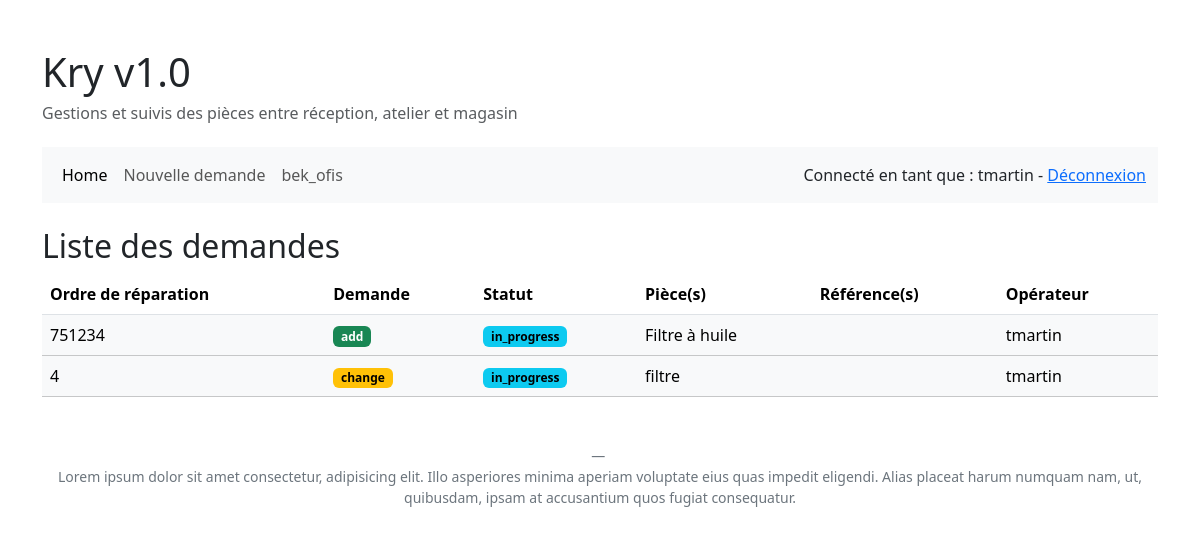
Screenshot of /index.php (signed in) with the database file from the repository.
### tables this page shows
CREATE TABLE `demandes_pieces` (
  `id` int(11) NOT NULL,
  `ordre_reparation` int(11) NOT NULL,
  `demande` varchar(255) DEFAULT NULL,
  `piece_libelle` varchar(100) NOT NULL,
  `piece_reference` varchar(100) DEFAULT NULL,
  `operateur` varchar(100) DEFAULT NULL,
  `statut` enum('in_progress','treated') NOT NULL DEFAULT 'in_progress'
);

### index.php (called while the page is built)
<?php
include_once('includes/header.php');
include_once('includes/dashboard_section.php');
include_once('includes/footer.php');
?>

### includes/functions.php (called while the page is built, shortened)
<?php
function getClassForDemande($demande) {
    switch ($demande) {
        case 'add':
            return 'text-bg-success';
            break;
        case 'change':
            return 'text-bg-warning';
            break;
    }
}
?>

### includes/dashboard_section.php (the view, shortened to what this page needs)
<?php
$sql = "SELECT * FROM demandes_pieces";
$result = mysqli_query($conn, $sql);
include_once('includes/functions.php');
if (mysqli_num_rows($result) > 0) {
    echo '<div class="dashboard-section">';
    echo '<h2>Liste des demandes</h2>';
    echo '<table class="table">';
    echo '<thead>';
    echo '<tr>';
    echo '<th>Ordre de réparation</th>';
    echo '<th>Demande</th>';
    echo '<th>Statut</th>';
    echo '<th>Pièce(s)</th>';
    echo '<th>Référence(s)</th>';
    echo '<th>Opérateur</th>';
    echo '</tr>';
    echo '</thead>';
    echo '<tbody>';
    while ($row = mysqli_fetch_assoc($result)) {
        $tableClass = ($row['statut'] == 'in_progress') ? 'table-light' : 'table-success';
        $demande = $row['demande'];
        $class = getClassForDemande($demande);
        echo '<tr class="' . $tableClass . '">';
        echo '<td>' . $row['ordre_reparation'] . '</td>';
        echo '<td><span class="badge ' . $class . '">' . $row['demande'] . '</span></td>';
        echo '<td><span class="badge text-bg-info">' . $row['statut'] . '</span></td>';
        echo '<td>' . $row['piece_libelle'] . '</td>';
        echo '<td>' . $row['piece_reference'] . '</td>';
        echo '<td>' . $row['operateur'] . '</td>';
        echo '</tr>';
    }
    echo '</tbody>';
    echo '</table>';
    echo '</div>';
} else {
    echo 'Aucune demande enregistrée.';
}
?>

### rows the page displays
demandes_pieces: ordre_reparation "751234", demande "add", statut "in_progress", piece_libelle "Filtre à huile", operateur "tmartin"
demandes_pieces: ordre_reparation "4", demande "change", statut "in_progress", piece_libelle "filtre", operateur "tmartin"

### other values shown
$_SESSION['username'] "tmartin"
